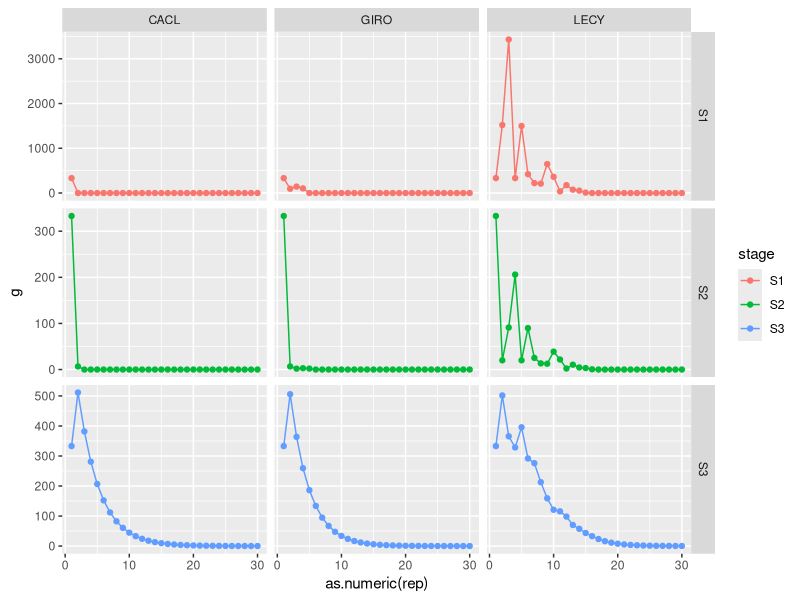
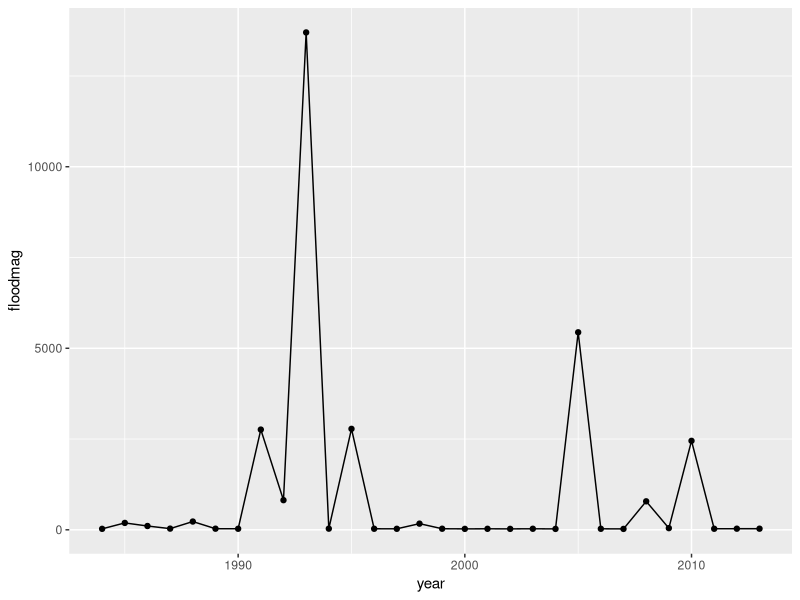
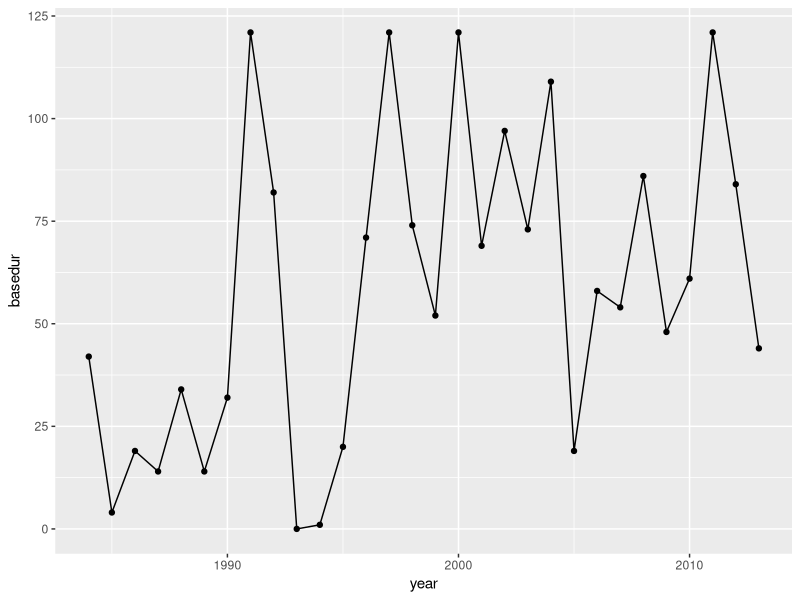
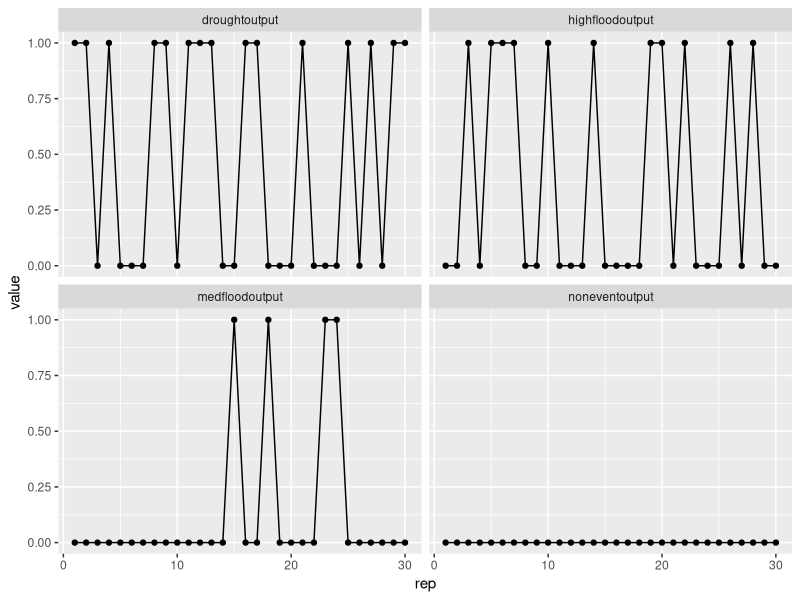
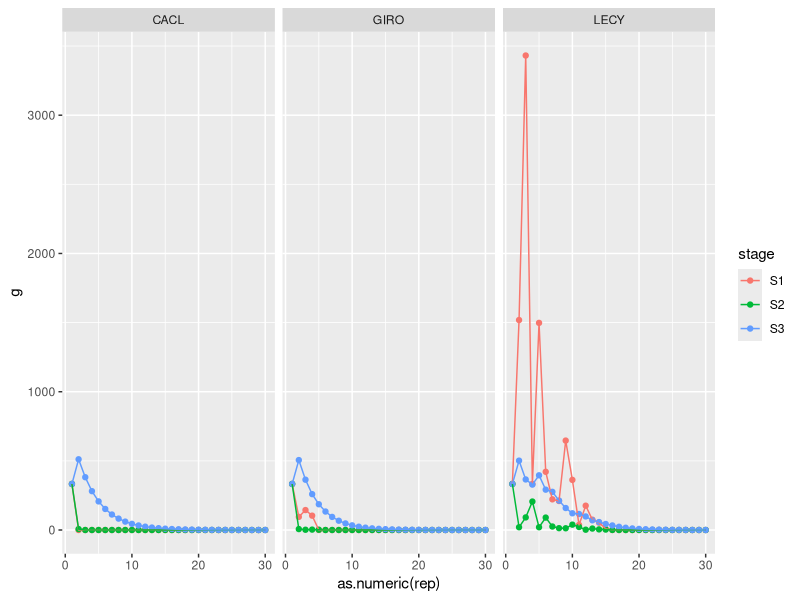

The R source for these figures, in order:

# Required libraries
library(ggplot2)
library(tidyr)
library(dplyr)

# SETUP ----------------------------------------------------------------------------------

rm(list = ls()) # clearing the workspace 

# bringing in flow data
# Verde flow data at Paulden 1984-2013, 30 years continuous
flowdata <- read.csv("data/flowdata_Verde.csv") 
str(flowdata)
head(flowdata)
# floodmag - magnitude of flood in cfs
# basedur - baseflow duration in days
# flooddate is peak dates of all floods (Oct 1 = 1)

count <- length(flowdata$floodmag) # inner loop - number of years to simulate; starting with natural sequence of flow record
# burnin = 100 # number of years to discard as burn in during long term mean estimation 
# outerreps <- 1 # number of iterations for outer loop that alters drought/flood frequency 
# replicates <- 100 # number of replicate projections to run (mid loop)

# Modifiers
modifiers <- read.csv('data/modifiers.csv')

# adding 'Modifier' value from csv to 'Code' in csv
for(j in 1:length(modifiers[,1])) {
    nam <- paste(modifiers[j,4])
    assign(nam, modifiers[j,6]) # SHOULD BE 5 FOR REAL VALUES!!!!
}

# Vital rates
# Baseline maturation probabiliity, aCACL3 (adult senescence rate)
# Background mortality
# Initial volume in grams in 100-m reach
# Fecundity based on year type
# these are raw numbers taken from survey data: max, mean and min fecundities
# Stage specific densities (ind./g)

vitalrates <- read.csv('data/vital-rates.csv')
# assigning vital rate values from column 3 to 'code' in column 2
for(k in 1:length(vitalrates[,1])) {
    nam <- paste(vitalrates[k,2])
    assign(nam, vitalrates[k,3]) 
}

# Key ------------------------------------------------------------
# CACL: desert sucker
# GIRO: chub
# LECY: green sunfish

# Total volume of water in m3: 317
# Total fish biomass in g (with main spp): 3809


K = 3809 # avg. for 100-m reach across 6 replicate reaches... in g/m3 this is 15 g/m3

# Bunch of functions -----------------------------------------

### :CLARIFY: This rescue function needs to be sorted out. Is it realistic?
# Random rescue function - calculates whether rescue occurs if less than 2 adults are present (or pop extinction occurs)
rescue <- rbinom(1, 1, .5)

# Checks to see if at least two adults are present to allow spawning
# If there are, it carries on, if not, there's a potential for population rescue, via the above random no. generator. i.e. if rescued, 2 individuals are present, if not, 0. 
adult_func <- function(x) { 
    ifelse(x > 1.99999, x, 2)
}


# checkpos makes sure that the K-occupied term is positive, assigns 0 if not
checkpos <- function(x) {
    ifelse(x < 0, 0, x)
}

# Keeps F..3 from dividing by zero by substituting an arbitrary nonzero number that will get
# multiplied by zero later anyway during matrix multiplication
nonind <- function(x) {
    ifelse(x == 0, 666, x)
}

# timing function for native fish spawning. floods have to occur within a set window for spawning to occur

spawnwindow.CACL_func <- function(x) {
    ifelse(flowdata$flooddate > 124 & flowdata$flooddate < 213, 1, 0)
}

spawnwindow.GIRO_func <- function(x) {
    ifelse(flowdata$flooddate > 153 & flowdata$flooddate < 244, 1, 0)
}

wipeoutwindow.LECY_func <- function(x) {
    ifelse(flowdata$flooddate > 198, 1, 0) # late floods stop spawning
}


spawnwindow.CACL <-
    spawnwindow.CACL_func(flowdata$flooddate)

spawnwindow.GIRO <-
    spawnwindow.GIRO_func(flowdata$flooddate)

wipeoutwindow.LECY <-
    wipeoutwindow.LECY_func(flowdata$flooddate)


# FLOOD THRESHOLD FUNCTIONS --------------------------------------------------------------
# flowdata$floodmag - vector containing peak flood magnitude 

# Magnitude of peak flow over which is considered a large flood event
highfloodcutoff = 700 # This is in CFS, as are the Maybell data points 
medfloodcutoff = 100 # non-event is 
# Same for drought (threshold below rather than above)
mindroughtlength = 30 # length of drought - a vector specified in csv. 

# Convert peak discharge values into a vector of floods/no floods, 
highflood_func <- function(x) {
    ifelse(x > highfloodcutoff, 1, 0)
}

medflood_func <- function(x) {
    ifelse(x > medfloodcutoff & x <= highfloodcutoff, 1, 0)
}

nonevent_func <- function(x,y) {
    ifelse(x <= medfloodcutoff & y <= mindroughtlength, 1, 0)
}

drought_func <- function(x,y) {
    ifelse(x <= medfloodcutoff & y > mindroughtlength, 1, 0)
}

# Defining year types here for now. May need to put into outer loop if simulating
highflood <- highflood_func(flowdata$floodmag)
medflood <- medflood_func(flowdata$floodmag)
drought <- drought_func(flowdata$floodmag, flowdata$basedur)
nonevent <- nonevent_func(flowdata$floodmag, flowdata$basedur)             
flood <- highflood + medflood # simply whether it's a flood year or not

# ITERATION PARAMETERS -------------------------------------------------------------------
# Setting up arrays/vectors to fill with data from loops

# Inner loop details ---------------------------------------------------------------------
# 'count' - number of years to project simulations (inner loop)

# Output of biomass and no. ind. for each age class for each year projected  
# An array with 3 columns (each stage class) and however many rows there are years projected 
CACLoutput.N <- array(0, dim = c(count, 3))
CACLoutput.biom <- array(0, dim = c(count, 3))
GIROoutput.N <- array(0, dim = c(count, 3))
GIROoutput.biom <- array(0, dim = c(count, 3))
LECYoutput.N <- array(0, dim = c(count, 3))
LECYoutput.biom <- array(0, dim = c(count, 3))

# Total biomass as % of K 
CACLbiomoutput <- numeric(length = count)
GIRObiomoutput <- numeric(length = count)
LECYbiomoutput <- numeric(length = count)

# Flood and drought settings for each year projected into the future (i.e. 0 or 1) 
highfloodoutput <- numeric(length = count) 
medfloodoutput <- numeric(length = count) 
droughtoutput <- numeric(length = count) 
noneventoutput <- numeric(length = count) 

# Fecundities
FCACLoutput <- numeric(length = count)
FGIROoutput <- numeric(length = count)
FLECYoutput <- numeric(length = count)


# N gives the total number of individuals for each age class.
# Initially here, this is found by multiplying the number of g occupied by a given class
# by the the density per g 

#NCACL <- c(biomCACL1 * denCACL1,
#           biomCACL2 * denCACL2,
#           biomCACL3 * denCACL3) 

biomCACL <- c(biomCACL1,
              biomCACL2,
              biomCACL3) 

#NGIRO <- c(biomGIRO1 * denGIRO1,
#           biomGIRO2 * denGIRO2,
#           biomGIRO3 * denGIRO3)

biomGIRO <- c(biomGIRO1,
              biomGIRO2,
              biomGIRO3)

#NLECY <- c(biomLECY1 * denLECY1,
#           biomLECY2 * denLECY2,
#           biomLECY3 * denLECY3) 

biomLECY <- c(biomLECY1,
              biomLECY2,
              biomLECY3) 


# Inner loop #############################################################################
for(i in 1:count) {

    y = sample(nrow(flowdata), 1) 
#y = i 
# y was a random number within the length of the flow data to randomly select a year from 
# the 'flood' and 'drought' vector. now it's directly taken from flow vector. 

# VITAL RATE DEFINITIONS: Desert Sucker  -----------------------------------------------------
# G is prob. of transition to next stage
# P is prob. of remaining in that stage

# flood is a vector of either medium or high magnitude
# Summer mortality vital rate is multiplied by multiplier based on yeartype as specified above
# Different from plant model as we have built in multiplier of severity of droughts or non-events on transition probabilities 

# Desert Sucker

    GCACL1 <- aCACL1 *
        ((1 - (highflood[y] * S1MortCACL)) * CACL_Sp_HF * CACL_Su_HF) *
        ((1 - (medflood[y] * S1MortCACL)) * CACL_Sp_MF * CACL_Su_MF) *
        ((1 - (nonevent[y] * S1MortCACL)) * CACL_Sp_NE * CACL_Su_NE) *
        ((1 - (drought[y] * S1MortCACL)) * CACL_Sp_DR * CACL_Su_DR)
        
    GCACL2 <- aCACL2 *
        ((1 - (highflood[y] * S2MortCACL)) * CACL_Sp_HF * CACL_Su_HF) *
        ((1 - (medflood[y] * S2MortCACL)) * CACL_Sp_MF * CACL_Su_MF) *
        ((1 - (nonevent[y] * S2MortCACL)) * CACL_Sp_NE * CACL_Su_NE) *
        ((1 - (drought[y] * S2MortCACL)) * CACL_Sp_DR * CACL_Su_DR)

    PCACL3 <- (1 - aCACL3) *
        ((1 - (highflood[y] * S3MortCACL)) * CACL_Sp_HF * CACL_Su_HF) *
        ((1 - (medflood[y] * S3MortCACL)) * CACL_Sp_MF * CACL_Su_MF) *
        ((1 - (nonevent[y] * S3MortCACL)) * CACL_Sp_NE * CACL_Su_NE) *
        ((1 - (drought[y] * S3MortCACL)) * CACL_Sp_DR * CACL_Su_DR)
    
 

# Chub

     GGIRO1 <- aGIRO1 *
        ((1 - (highflood[y] * S1MortGIRO)) * GIRO_Sp_HF * GIRO_Su_HF) *
        ((1 - (medflood[y] * S1MortGIRO)) * GIRO_Sp_MF * GIRO_Su_MF) *
        ((1 - (nonevent[y] * S1MortGIRO)) * GIRO_Sp_NE * GIRO_Su_NE) *
        ((1 - (drought[y] * S1MortGIRO)) * GIRO_Sp_DR * GIRO_Su_DR)
        
    GGIRO2 <- aGIRO2 *
        ((1 - (highflood[y] * S2MortGIRO)) * GIRO_Sp_HF * GIRO_Su_HF) *
        ((1 - (medflood[y] * S2MortGIRO)) * GIRO_Sp_MF * GIRO_Su_MF) *
        ((1 - (nonevent[y] * S2MortGIRO)) * GIRO_Sp_NE * GIRO_Su_NE) *
        ((1 - (drought[y] * S2MortGIRO)) * GIRO_Sp_DR * GIRO_Su_DR)

    PGIRO3 <- (1 - aGIRO3) *
        ((1 - (highflood[y] * S3MortGIRO)) * GIRO_Sp_HF * GIRO_Su_HF) *
        ((1 - (medflood[y] * S3MortGIRO)) * GIRO_Sp_MF * GIRO_Su_MF) *
        ((1 - (nonevent[y] * S3MortGIRO)) * GIRO_Sp_NE * GIRO_Su_NE) *
        ((1 - (drought[y] * S3MortGIRO)) * GIRO_Sp_DR * GIRO_Su_DR)
    
 


# Green sunfish - note the "NN"

 GLECY1 <- aLECY1 *
        ((1 - (highflood[y] * S1MortLECY)) * LECY_Sp_HF * LECY_Su_HF) *
        ((1 - (medflood[y] * S1MortLECY)) * LECY_Sp_MF * LECY_Su_MF) *
        ((1 - (nonevent[y] * S1MortLECY)) * LECY_Sp_NE * LECY_Su_NE) *
        ((1 - (drought[y] * S1MortLECY)) * LECY_Sp_DR * LECY_Su_DR)
        
    GLECY2 <- aLECY2 *
        ((1 - (highflood[y] * S2MortLECY)) * LECY_Sp_HF * LECY_Su_HF) *
        ((1 - (medflood[y] * S2MortLECY)) * LECY_Sp_MF * LECY_Su_MF) *
        ((1 - (nonevent[y] * S2MortLECY)) * LECY_Sp_NE * LECY_Su_NE) *
        ((1 - (drought[y] * S2MortLECY)) * LECY_Sp_DR * LECY_Su_DR)

    PLECY3 <- (1 - aLECY3) *
        ((1 - (highflood[y] * S3MortLECY)) * LECY_Sp_HF * LECY_Su_HF) *
        ((1 - (medflood[y] * S3MortLECY)) * LECY_Sp_MF * LECY_Su_MF) *
        ((1 - (nonevent[y] * S3MortLECY)) * LECY_Sp_NE * LECY_Su_NE) *
        ((1 - (drought[y] * S3MortLECY)) * LECY_Sp_DR * LECY_Su_DR)
    
 
# Total grams occupied after year -----------------------------------------------

totbiom.CACL <- 
#    biomCACL[1] + 
    biomCACL[2] + 
    biomCACL[3] 

totbiom.GIRO <- 
#    biomGIRO[1] + 
    biomGIRO[2] + 
    biomGIRO[3] 

totbiom.LECY <- 
#    biomLECY[1] + 
    biomLECY[2] + 
    biomLECY[3] 



### :CLARIFY: at the moment carrying capacity is limiting spawning of all species based on the total biomass occupied at the end of the previous year. i.e. if above K, no spp spawn in that year. If spawning occurs, they can all spawn and there is no sequence, so overseeding COULD be massive.

# POTENTIAL CACL FECUNDITY ---------------------------------------------------------
    FCACL3 <- checkpos((adult_func(biomCACL[3] * denCACL3)) * # checks to see if at least 2 adults are present.
                       (1/nonind(biomCACL[3])) *
    ifelse(highflood[y] == 1 & spawnwindow.CACL[y] == 1,
    (floor((biomCACL[3] * denCACL3) / 2) * maxfec.CACL) / denCACL1, # converting maxfec into g 
    ifelse(medflood[y] == 1 & spawnwindow.CACL[y] == 1,
           (floor((biomCACL[3] * denCACL3) / 2) * meanfec.CACL) / denCACL1,
           (floor((biomCACL[3] * denCACL3) / 2) * minfec.CACL) / denCACL1)) * # fecundity function of yeartype and whether flood occurred during spawning window
                   ifelse((totbiom.CACL + totbiom.GIRO + totbiom.LECY) < K, 1, 0)) # if K is already occupied, then no fecundity
                     
# '(1/nonind(NCACL[3]))' keeps FCACL3 from dividing by zero by substituting an arbitrary non-0 
# number that will be multiplied by 0 later anyway during matrix multiplication
# This means it's fecund per individual, rather than having overall fecundity double multipled by overall biomass (i.e. here and in matrix mult)     


# POTENTIAL GIRO FECUNDITY ---------------------------------------------------------
    FGIRO3 <- checkpos((adult_func(biomGIRO[3] * denGIRO3)) *  # checks to see if at least 2 adults are present. 
                                        (1/nonind(biomGIRO[3])) *
                       ifelse(highflood[y] == 1 & spawnwindow.GIRO[y] == 1,
                       (floor((biomGIRO[3] * denGIRO3) / 2) * maxfec.GIRO) / denGIRO1, # converting maxfec into g 
                       ifelse(medflood[y] == 1 & spawnwindow.GIRO[y] == 1,
                       (floor((biomGIRO[3] * denGIRO3) / 2) * meanfec.GIRO) / denGIRO1,
                       (floor((biomGIRO[3] * denGIRO3) / 2) * minfec.GIRO) / denGIRO1)) * # fecundity function of yeartype
                       ifelse((totbiom.CACL + totbiom.GIRO + totbiom.LECY) < K, 1, 0)) # if K is already occupied, then no fecundity

# POTENTIAL LECY FECUNDITY ---------------------------------------------------------
    FLECY3 <- checkpos((adult_func(biomLECY[3] * denLECY3)) * # checks to see if at least 2 adults are present.
                                        (1/nonind(biomLECY[3])) *
                       ifelse(highflood[y] == 1 & wipeoutwindow.LECY[y] == 1, 0, # converting maxfec into g
                       ifelse(highflood[y] == 1 & wipeoutwindow.LECY[y] == 0, (floor((biomLECY[3] * denLECY3) / 2) * minfec.LECY) / denLECY1,
                       ifelse(medflood[y] == 1 & wipeoutwindow.LECY[y] == 1, (floor((biomLECY[3] * denLECY3) / 2) * meanfec.LECY) / denLECY1, (floor((biomLECY[3] * denLECY3) / 2) * meanfec.LECY) / denLECY1))) * # fecundity function of yeartype
                       ifelse((totbiom.CACL + totbiom.GIRO + totbiom.LECY) < K, 1, 0)) # if K is already occupied, then no fecundity


# K --------------------------------------------------------------------------------------
# CACL
# gives total CACL biomass as a percentage of K; 
KCACL <- 100 * (biomCACL[1] + 
             biomCACL[2] + 
             biomCACL[3])/K

# GIRO
# gives total GIRO biomass as a percentage of K; 
KGIRO <- 100 * (biomGIRO[1] + 
             biomGIRO[2] + 
             biomGIRO[3])/K

# LECY
# gives total LECY biomass as a percentage of K; 
KLECY <- 100 * (biomLECY[1] + 
             biomLECY[2] + 
             biomLECY[3])/K
    
# TRANSITION MATRICES --------------------------------------------------------------------

# TRANSITION MATRIX FOR CACL -------------------------------------------------------
ACACL1 <- c(0, 0, FCACL3)
ACACL2 <- c(GCACL1, 0, 0)
ACACL3 <- c(0, GCACL2, PCACL3)
# Matrix
ACACL <- rbind(ACACL1, ACACL2, ACACL3)

# TRANSITION MATRIX FOR GIRO -------------------------------------------------------
AGIRO1 <- c(0, 0, FGIRO3)
AGIRO2 <- c(GGIRO1, 0, 0)
AGIRO3 <- c(0, GGIRO2, PGIRO3)
# Matrix
AGIRO <- rbind(AGIRO1, AGIRO2, AGIRO3)

# TRANSITION MATRIX FOR LECY -------------------------------------------------------
ALECY1 <- c(0, 0, FLECY3)
ALECY2 <- c(GLECY1, 0, 0)
ALECY3 <- c(0, GLECY2, PLECY3)
# Matrix
ALECY <- rbind(ALECY1, ALECY2, ALECY3)

# Manually adding fecundity

## ACACL1 <- c(0, 0, 0)
## ACACL2 <- c(GCACL1, 0, 0)
## ACACL3 <- c(0, GCACL2, PCACL3)
## # Matrix
## ACACL <- rbind(ACACL1, ACACL2, ACACL3)

## # TRANSITION MATRIX FOR GIRO -------------------------------------------------------
## AGIRO1 <- c(0, 0, 0)
## AGIRO2 <- c(GGIRO1, 0, 0)
## AGIRO3 <- c(0, GGIRO2, PGIRO3)
## # Matrix
## AGIRO <- rbind(AGIRO1, AGIRO2, AGIRO3)

## # TRANSITION MATRIX FOR LECY -------------------------------------------------------
## ALECY1 <- c(0, 0, 0)
## ALECY2 <- c(GLECY1, 0, 0)
## ALECY3 <- c(0, GLECY2, PLECY3)
## # Matrix
## ALECY <- rbind(ALECY1, ALECY2, ALECY3)


# COMPILING OUTPUTS ----------------------------------------------------------------------
# CACL
CACLoutput.biom[i,1:3] <- biomCACL # array of biomass of each age class for each yr projected. biomCACL = total biomass for each age class
CACLbiomoutput[i] <- KCACL # total biomass as % of K; this is in g
FCACLoutput[i] <- FCACL3
    
# GIRO
GIROoutput.biom[i,1:3] <- biomGIRO # array of biomass of each age class for each yr projected. biomGIRO = total biomass for each age class
GIRObiomoutput[i] <- KGIRO # total biomass as % of K; this is in g
FGIROoutput[i] <- FGIRO3
    
# LECY
LECYoutput.biom[i,1:3] <- biomLECY # array of biomass of each age class for each yr projected. biomLECY = total biomass for each age class
LECYbiomoutput[i] <- KLECY # total biomass as % of K; this is in g 
FLECYoutput[i] <- FLECY3


# Records flood settings of each particular projected year (0 for nonflood, 1 for flood)
highfloodoutput[i] <- highflood[y]
medfloodoutput[i] <- medflood[y]
noneventoutput[i] <- nonevent[y]
droughtoutput[i] <- drought[y]

# if we want to add total fecundity in afterwards
CACLplaceholder <- FCACL3
GIROplaceholder <- FGIRO3
LECYplaceholder <- FLECY3
    
# MATRIX MULTIPLICATION ------------------------------------------------------------------
# CACL
biomCACL <- ACACL %*% biomCACL # ACACL is transition matrix, biomCACL = total biomass for each age class
#    biomCACL[1] <- CACLplaceholder
    
#nCACLpost <- c(biomCACL[1] * denCACL1, biomCACL[2] * denCACL2, biomCACL[3] * denCACL3)
#nCACLpost <- ifelse(nCACLpost < 1, 0, 1)
#biomCACL <- biomCACL * nCACLpost

# GIRO
biomGIRO <- AGIRO %*% biomGIRO # AGIRO is transition matrix, biomGIRO = total biomass for each age class
#    biomGIRO[1] <- GIROplaceholder
    
#nGIROpost <- c(biomGIRO[1] * denGIRO1, biomGIRO[2] * denGIRO2, biomGIRO[3] * denGIRO3)
#nGIROpost <- ifelse(nGIROpost < 1, 0, 1)
#biomGIRO <- biomGIRO * nGIROpost

# LECY
biomLECY <- ALECY %*% biomLECY # ALECY is transition matrix, biomLECY = total biomass for each age class
#    biomLECY[1] <- LECYplaceholder
    
#nLECYpost <- c(biomLECY[1] * denLECY1, biomLECY[2] * denLECY2, biomLECY[3] * denLECY3)
#nLECYpost <- ifelse(nLECYpost < 1, 0, 1)
#biomLECY <- biomLECY * nLECYpost

} # End of inner loop ####################################################################



CACLoutput.biom.DF <- as.data.frame(CACLoutput.biom) %>%
    rename(S1 = V1, S2 = V2, S3 = V3) %>%
    mutate(rep = row.names(.)) %>%
    gather(stage, g, -rep) %>%
    mutate(spp = 'CACL') 
    
GIROoutput.biom.DF <- as.data.frame(GIROoutput.biom) %>%
    rename(S1 = V1, S2 = V2, S3 = V3) %>%
    mutate(rep = row.names(.)) %>%
    gather(stage, g, -rep) %>%
    mutate(spp = 'GIRO')

LECYoutput.biom.DF <- as.data.frame(LECYoutput.biom) %>%
    rename(S1 = V1, S2 = V2, S3 = V3) %>%
    mutate(rep = row.names(.)) %>%
    gather(stage, g, -rep) %>%
    mutate(spp = 'LECY')
   

ALLoutput.biom.DF <- rbind(CACLoutput.biom.DF, GIROoutput.biom.DF, LECYoutput.biom.DF)

head(ALLoutput.biom.DF)
ALLoutput.biom.DF
ggplot(ALLoutput.biom.DF, aes(as.numeric(rep), g, colour = stage)) +
    geom_point() +
    geom_path() +
    facet_grid(stage~spp, scales = "free")


ggplot(flowdata, aes(year, floodmag)) +
    geom_point() + geom_path()
ggplot(flowdata, aes(year, basedur)) +
    geom_point() + geom_path()

flowresults <- as.data.frame(cbind(highfloodoutput, medfloodoutput, noneventoutput, droughtoutput)) %>%
    mutate(rep = as.numeric(row.names(.))) %>%
    gather(metric, value, -rep)

ggplot(flowresults, aes(rep, value)) +
    geom_point() + geom_path() +
    facet_wrap(~metric)


ggplot(ALLoutput.biom.DF, aes(as.numeric(rep), g, colour = stage)) +
    geom_point() +
    geom_path() +
    facet_grid(~spp)

                                        #
